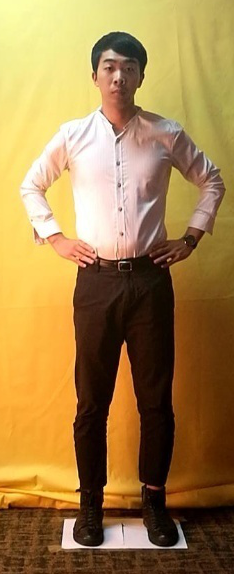
#> input picture nn/cv2/body.png, 234 x 574 px
$ python Harris_Corner.py
#> lines starting #> are read from the running program, lines starting #| are printed output that depends on the picture; after the words box and inside, x2 and y2 are one past the last pixel; in counts of white or black regions, pixels touching at a corner belong together
from scipy.ndimage import filters
import numpy as np
import cv2
import matplotlib.pyplot as plt


def compute_harris_response(im,sigma=3):
    """ Compute the Harris corner detector response function
    for each pixel in a graylevel image. """
    k = 0.05

    # derivatives
    imx = np.zeros(im.shape)
    filters.gaussian_filter(im, (sigma,sigma), (0,1),imx)
    imy = np.zeros(im.shape)
    filters.gaussian_filter(im, (sigma,sigma), (1,0), imy)


    # compute components of the Harris matrix
    Wxx = filters.gaussian_filter(imx * imx, sigma)
    Wxy = filters.gaussian_filter(imx * imy, sigma)
    Wyy = filters.gaussian_filter(imy * imy, sigma)

    # determinant and trace
    Wdet = Wxx * Wyy - Wxy ** 2
    Wtr = Wxx + Wyy
    print(Wdet,Wtr)
    return Wdet / Wtr

def get_harris_points(harrisim,min_dist=5,threshold=0.1):
    """ Return corners from a Harris response image
    min_dist is the minimum number of pixels separating
    corners and image boundary. """
    # find top corner candidates above a threshold
    corner_threshold = harrisim.max() * threshold
    print(harrisim,corner_threshold)
    harrisim_t = (harrisim > corner_threshold) * 1
    # get coordinates of candidates
    coords = np.array(harrisim_t.nonzero()).T
   # print(coords)
    # ...and their values
    candidate_values = [harrisim[c[0],c[1]] for c in coords]
    # sort candidates
    index = np.argsort(candidate_values)
    # store allowed point locations in array
    allowed_locations = np.zeros(harrisim.shape)
    allowed_locations[min_dist:-min_dist,min_dist:-min_dist] = 1

    # select the best points taking min_distance into account
    filtered_coords = []
    for i in index:
        if allowed_locations[coords[i,0],coords[i,1]] == 1:
            filtered_coords.append(coords[i])
            allowed_locations[(coords[i, 0] - min_dist):(coords[i, 0] + min_dist),
            (coords[i, 1] - min_dist):(coords[i, 1] + min_dist)] = 0
    return filtered_coords

def plot_harris_points(image,filtered_coords):
    plt.figure()
    plt.gray()
    plt.imshow(image)
    plt.plot([p[1] for p in filtered_coords],[p[0] for p in filtered_coords],'r*')
    plt.axis('off')
    plt.show()

im = cv2.imread('body.png', cv2.IMREAD_GRAYSCALE)
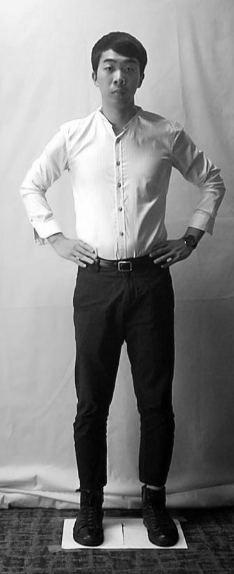
#> im: shape (574, 234); min 0, max 255, mean 132.3
harris = compute_harris_response(im)
#> (printed output is left out)
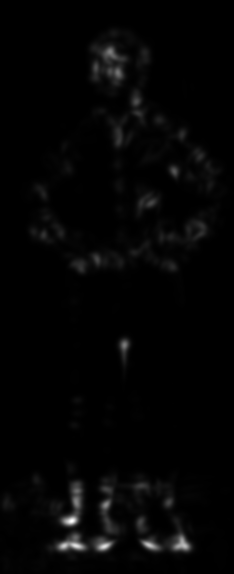
#> harris: shape (574, 234) float64; min 9.06e-05, max 55.78, mean 1; drawn with min black and max white
plt.imshow(harris,cmap='gray')
plt.show()
#plot_harris_points(im,harris)
filteredcoords = get_harris_points(harris)
#> in get_harris_points, `corner_threshold = harrisim.max() * threshold`: corner_threshold = 5.58
#> (printed output is left out)
#> in get_harris_points, `harrisim_t = (harrisim > corner_threshold) * 1`:
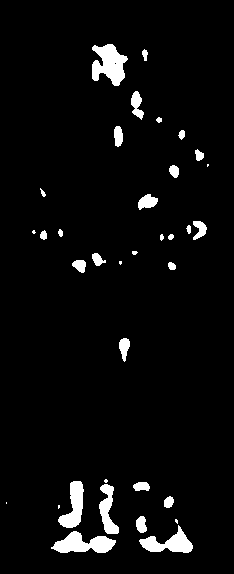
#> harrisim_t: shape (574, 234) int64; values 0 (black) and 1 (white), 4.3% white; 35 white regions (8 under 20 px), largest, box (x1, y1, x2, y2) and area: (92, 44, 128, 86) 956, (51, 531, 116, 553) 842, (139, 525, 193, 553) 698
#> in get_harris_points, `coords = np.array(harrisim_t.nonzero()).T`: coords = 5789 pairs, first value 44 to 552, second value 6 to 208
#> in get_harris_points, `candidate_values = [harrisim[c[0],c[1]] for c in coords]`: candidate_values = 5789 values, max 55.78 at index 3866, min 5.58 at index 3453, mean 12.35
#> in get_harris_points, `index = np.argsort(candidate_values)`: index = 5789 values, max 5788 at index 384, min 0 at index 44, mean 2894
#> the loop in get_harris_points, `for i in index:` made 5789 passes
#> i on passes 1 to 3: 3453, 245, 1697
#> after the loop in get_harris_points, `for i in index:`:
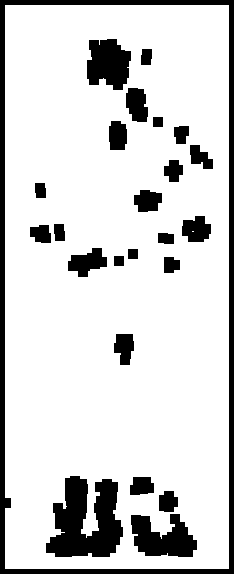
#> allowed_locations: shape (574, 234) float64; values 0 (black) and 1 (white), 83.5% white; 24 black regions, largest, box (x1, y1, x2, y2) and area: (0, 0, 234, 574) 8040, (46, 476, 123, 557) 4120, (131, 514, 197, 557) 1885
#> after the loop in get_harris_points, `for i in index:`: filtered_coords = 228 pairs, first value 44 to 552, second value 6 to 208
#> filteredcoords has the same summary as filtered_coords in get_harris_points
plot_harris_points(im,filteredcoords)
#> in plot_harris_points, `plt.show()`:
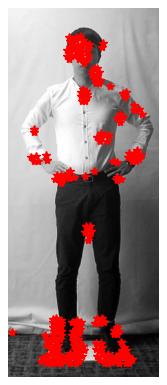
#> figure drawn by matplotlib, 1 panel

$ run again, with nn/cv2/201005100004_Front.jpg saved as nn/cv2/body.png
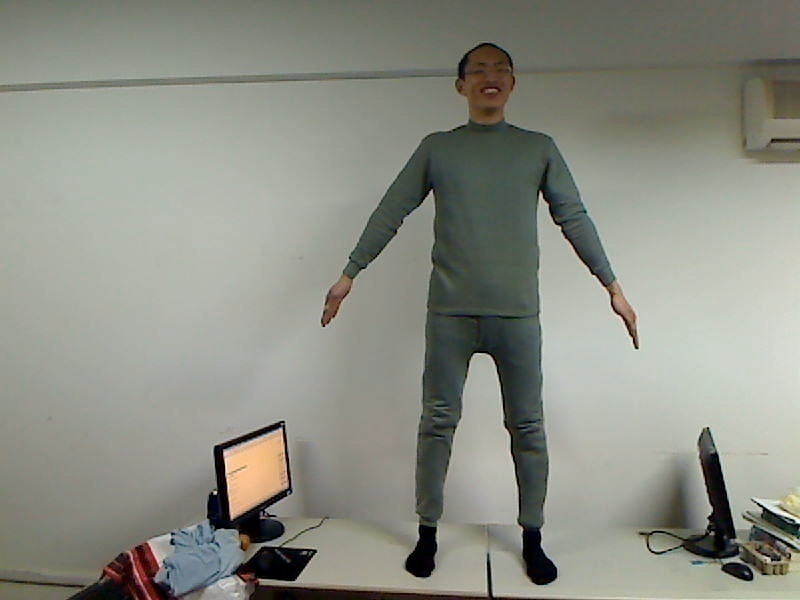
#> input picture nn/cv2/201005100004_Front.jpg, 800 x 600 px
#> (printed output is left out)
#> corner_threshold = 6.1
#> (printed output is left out)
#> in get_harris_points, `harrisim_t = (harrisim > corner_threshold) * 1`:
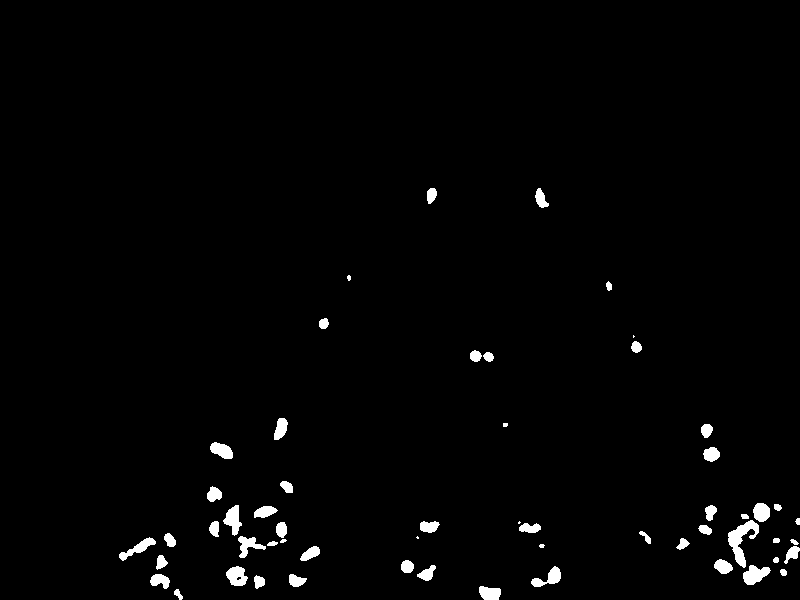
#> harrisim_t: shape (600, 800) int64; values 0 (black) and 1 (white), 1.6% white; 57 white regions (6 under 20 px), largest, box (x1, y1, x2, y2) and area: (728, 520, 759, 568) 601, (743, 565, 771, 585) 348, (223, 505, 242, 536) 318
#> coords = 7858 pairs, first value 188 to 599, second value 119 to 799
#> candidate_values = 7858 values, max 60.99 at index 2338, min 6.1 at index 641, mean 11.45
#> index = 7858 values, max 7857 at index 120, min 0 at index 544, mean 3928.5
#> the loop in get_harris_points, `for i in index:` made 7858 passes
#> i on passes 1 to 3: 641, 3524, 4795
#> after the loop in get_harris_points, `for i in index:`: filtered_coords = 309 pairs, first value 188 to 594, second value 119 to 794
#> filteredcoords has the same summary as filtered_coords in get_harris_points
#> in plot_harris_points, `plt.show()`:
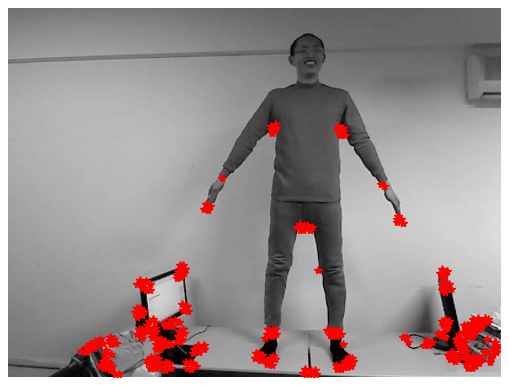
#> figure drawn by matplotlib, 1 panel
